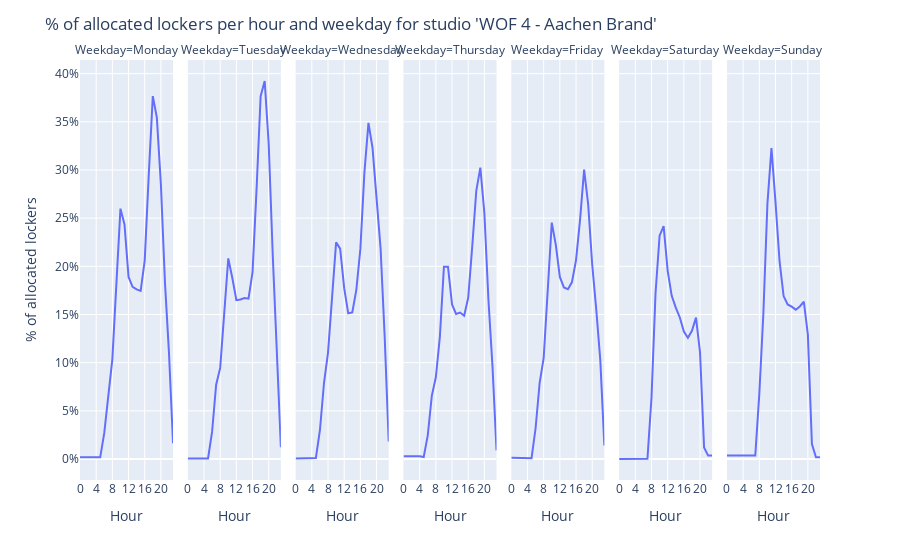

Notebook code for this chart:
### Code cell
show_and_save_weekly_plot_for_studio(df, "WOF 4 - Aachen Brand")

### Figure 1 — Plotly figure (JSON) as saved in the notebook; plotly's stock layout.template omitted (floating-point values rounded to 4 significant figures)
{"data": [{"hovertemplate": "Weekday=Monday<br>Hour=%{x}<br>NumAllocatedLockers=%{y}<extra></extra>", "legendgroup": "", "line": {"color": "#636efa", "dash": "solid"}, "marker": {"symbol": "circle"}, "mode": "lines", "name": "", "orientation": "v", "showlegend": false, "type": "scatter", "x": [0, 1, 2, 3, 4, 5, 6, 7, 8, 9, 10, 11, 12, 13, 14, 15, 16, 17, 18, 19, 20, 21, 22, 23], "xaxis": "x", "y": [0.1765, 0.1765, 0.1875, 0.1875, 0.1765, 0.1765, 2.706, 6.882, 10.37, 18.21, 25.99, 24.34, 18.9, 17.87, 17.6, 17.44, 20.62, 29.5, 37.66, 35.43, 28.51, 18.36, 11.01, 1.627], "yaxis": "y"}, {"hovertemplate": "Weekday=Tuesday<br>Hour=%{x}<br>NumAllocatedLockers=%{y}<extra></extra>", "legendgroup": "", "line": {"color": "#636efa", "dash": "solid"}, "marker": {"symbol": "circle"}, "mode": "lines", "name": "", "orientation": "v", "showlegend": false, "type": "scatter", "x": [0, 1, 2, 3, 4, 5, 6, 7, 8, 9, 10, 11, 12, 13, 14, 15, 16, 17, 18, 19, 20, 21, 22, 23], "xaxis": "x2", "y": [0.05882, 0.05882, 0.05882, 0.05882, 0.05882, 0.05882, 2.838, 7.716, 9.456, 15.55, 20.82, 18.79, 16.49, 16.56, 16.71, 16.64, 19.4, 28.07, 37.65, 39.24, 32.67, 21.13, 11.67, 1.222], "yaxis": "y2"}, {"hovertemplate": "Weekday=Wednesday<br>Hour=%{x}<br>NumAllocatedLockers=%{y}<extra></extra>", "legendgroup": "", "line": {"color": "#636efa", "dash": "solid"}, "marker": {"symbol": "circle"}, "mode": "lines", "name": "", "orientation": "v", "showlegend": false, "type": "scatter", "x": [0, 1, 2, 3, 4, 5, 6, 7, 8, 9, 10, 11, 12, 13, 14, 15, 16, 17, 18, 19, 20, 21, 22, 23], "xaxis": "x3", "y": [0.05556, 0.05556, 0.05556, 0.05556, 0.05556, 0.1111, 2.986, 7.861, 11.04, 16.79, 22.49, 21.83, 17.73, 15.12, 15.21, 17.56, 21.81, 29.75, 34.88, 32.31, 27.4, 21.84, 12.81, 1.809], "yaxis": "y3"}, {"hovertemplate": "Weekday=Thursday<br>Hour=%{x}<br>NumAllocatedLockers=%{y}<extra></extra>", "legendgroup": "", "line": {"color": "#636efa", "dash": "solid"}, "marker": {"symbol": "circle"}, "mode": "lines", "name": "", "orientation": "v", "showlegend": false, "type": "scatter", "x": [0, 1, 2, 3, 4, 5, 6, 7, 8, 9, 10, 11, 12, 13, 14, 15, 16, 17, 18, 19, 20, 21, 22, 23], "xaxis": "x4", "y": [0.2941, 0.2941, 0.2941, 0.2941, 0.2941, 0.2059, 2.456, 6.559, 8.485, 12.71, 19.96, 19.96, 16.04, 15.06, 15.21, 14.87, 16.74, 22.07, 27.84, 30.25, 25.54, 16.53, 9.662, 0.8971], "yaxis": "y4"}, {"hovertemplate": "Weekday=Friday<br>Hour=%{x}<br>NumAllocatedLockers=%{y}<extra></extra>", "legendgroup": "", "line": {"color": "#636efa", "dash": "solid"}, "marker": {"symbol": "circle"}, "mode": "lines", "name": "", "orientation": "v", "showlegend": false, "type": "scatter", "x": [0, 1, 2, 3, 4, 5, 6, 7, 8, 9, 10, 11, 12, 13, 14, 15, 16, 17, 18, 19, 20, 21, 22, 23], "xaxis": "x5", "y": [0.1176, 0.1176, 0.1176, 0.1176, 0.1176, 0.08824, 3.191, 7.882, 10.49, 16.99, 24.53, 22.24, 18.9, 17.81, 17.62, 18.37, 20.65, 24.84, 30.03, 26.44, 20.19, 15.51, 10.26, 1.397], "yaxis": "y5"}, {"hovertemplate": "Weekday=Saturday<br>Hour=%{x}<br>NumAllocatedLockers=%{y}<extra></extra>", "legendgroup": "", "line": {"color": "#636efa", "dash": "solid"}, "marker": {"symbol": "circle"}, "mode": "lines", "name": "", "orientation": "v", "showlegend": false, "type": "scatter", "x": [0, 1, 2, 3, 4, 5, 6, 7, 8, 9, 10, 11, 12, 13, 14, 15, 16, 17, 18, 19, 20, 21, 22, 23], "xaxis": "x6", "y": [0, 0, 0, 0, 0, 0, 0, 0.02941, 6.368, 17.24, 23.18, 24.18, 19.53, 16.94, 15.71, 14.69, 13.22, 12.57, 13.31, 14.68, 11.07, 1.191, 0.3529, 0.3529], "yaxis": "y6"}, {"hovertemplate": "Weekday=Sunday<br>Hour=%{x}<br>NumAllocatedLockers=%{y}<extra></extra>", "legendgroup": "", "line": {"color": "#636efa", "dash": "solid"}, "marker": {"symbol": "circle"}, "mode": "lines", "name": "", "orientation": "v", "showlegend": false, "type": "scatter", "x": [0, 1, 2, 3, 4, 5, 6, 7, 8, 9, 10, 11, 12, 13, 14, 15, 16, 17, 18, 19, 20, 21, 22, 23], "xaxis": "x7", "y": [0.3529, 0.3529, 0.3529, 0.3529, 0.3529, 0.3529, 0.3529, 0.3529, 6.779, 15.1, 26.51, 32.26, 26.63, 20.53, 16.91, 16.04, 15.81, 15.5, 15.84, 16.32, 12.93, 1.544, 0.1765, 0.1791], "yaxis": "y7"}], "layout": {"annotations": [{"font": {}, "showarrow": false, "text": "Weekday=Monday", "x": 0.06286, "xanchor": "center", "xref": "paper", "y": 1, "yanchor": "bottom", "yref": "paper"}, {"font": {}, "showarrow": false, "text": "Weekday=Tuesday", "x": 0.2086, "xanchor": "center", "xref": "paper", "y": 1, "yanchor": "bottom", "yref": "paper"}, {"font": {}, "showarrow": false, "text": "Weekday=Wednesday", "x": 0.3543, "xanchor": "center", "xref": "paper", "y": 1, "yanchor": "bottom", "yref": "paper"}, {"font": {}, "showarrow": false, "text": "Weekday=Thursday", "x": 0.5, "xanchor": "center", "xref": "paper", "y": 1, "yanchor": "bottom", "yref": "paper"}, {"font": {}, "showarrow": false, "text": "Weekday=Friday", "x": 0.6457, "xanchor": "center", "xref": "paper", "y": 1, "yanchor": "bottom", "yref": "paper"}, {"font": {}, "showarrow": false, "text": "Weekday=Saturday", "x": 0.7914, "xanchor": "center", "xref": "paper", "y": 1, "yanchor": "bottom", "yref": "paper"}, {"font": {}, "showarrow": false, "text": "Weekday=Sunday", "x": 0.9371, "xanchor": "center", "xref": "paper", "y": 1, "yanchor": "bottom", "yref": "paper"}], "legend": {"title": {"text": "Weekday"}, "tracegroupgap": 0}, "margin": {"t": 60}, "title": {"text": "% of allocated lockers per hour and weekday for studio 'WOF 4 - Aachen Brand'"}, "xaxis": {"anchor": "y", "categoryarray": ["0", "1", "2", "3", "4", "5", "6", "7", "8", "9", "10", "11", "12", "13", "14", "15", "16", "17", "18", "19", "20", "21", "22", "23", "24"], "domain": [0, 0.1257], "title": {"text": "Hour"}, "type": "category"}, "xaxis2": {"anchor": "y2", "categoryarray": ["0", "1", "2", "3", "4", "5", "6", "7", "8", "9", "10", "11", "12", "13", "14", "15", "16", "17", "18", "19", "20", "21", "22", "23", "24"], "domain": [0.1457, 0.2714], "matches": "x", "title": {"text": "Hour"}, "type": "category"}, "xaxis3": {"anchor": "y3", "categoryarray": ["0", "1", "2", "3", "4", "5", "6", "7", "8", "9", "10", "11", "12", "13", "14", "15", "16", "17", "18", "19", "20", "21", "22", "23", "24"], "domain": [0.2914, 0.4171], "matches": "x", "title": {"text": "Hour"}, "type": "category"}, "xaxis4": {"anchor": "y4", "categoryarray": ["0", "1", "2", "3", "4", "5", "6", "7", "8", "9", "10", "11", "12", "13", "14", "15", "16", "17", "18", "19", "20", "21", "22", "23", "24"], "domain": [0.4371, 0.5629], "matches": "x", "title": {"text": "Hour"}, "type": "category"}, "xaxis5": {"anchor": "y5", "categoryarray": ["0", "1", "2", "3", "4", "5", "6", "7", "8", "9", "10", "11", "12", "13", "14", "15", "16", "17", "18", "19", "20", "21", "22", "23", "24"], "domain": [0.5829, 0.7086], "matches": "x", "title": {"text": "Hour"}, "type": "category"}, "xaxis6": {"anchor": "y6", "categoryarray": ["0", "1", "2", "3", "4", "5", "6", "7", "8", "9", "10", "11", "12", "13", "14", "15", "16", "17", "18", "19", "20", "21", "22", "23", "24"], "domain": [0.7286, 0.8543], "matches": "x", "title": {"text": "Hour"}, "type": "category"}, "xaxis7": {"anchor": "y7", "categoryarray": ["0", "1", "2", "3", "4", "5", "6", "7", "8", "9", "10", "11", "12", "13", "14", "15", "16", "17", "18", "19", "20", "21", "22", "23", "24"], "domain": [0.8743, 1.0], "matches": "x", "title": {"text": "Hour"}, "type": "category"}, "yaxis": {"anchor": "x", "domain": [0, 1], "ticksuffix": "%", "title": {"text": "% of allocated lockers"}}, "yaxis2": {"anchor": "x2", "domain": [0, 1], "matches": "y", "showticklabels": false, "ticksuffix": "%"}, "yaxis3": {"anchor": "x3", "domain": [0, 1], "matches": "y", "showticklabels": false, "ticksuffix": "%"}, "yaxis4": {"anchor": "x4", "domain": [0, 1], "matches": "y", "showticklabels": false, "ticksuffix": "%"}, "yaxis5": {"anchor": "x5", "domain": [0, 1], "matches": "y", "showticklabels": false, "ticksuffix": "%"}, "yaxis6": {"anchor": "x6", "domain": [0, 1], "matches": "y", "showticklabels": false, "ticksuffix": "%"}, "yaxis7": {"anchor": "x7", "domain": [0, 1], "matches": "y", "showticklabels": false, "ticksuffix": "%"}}}
